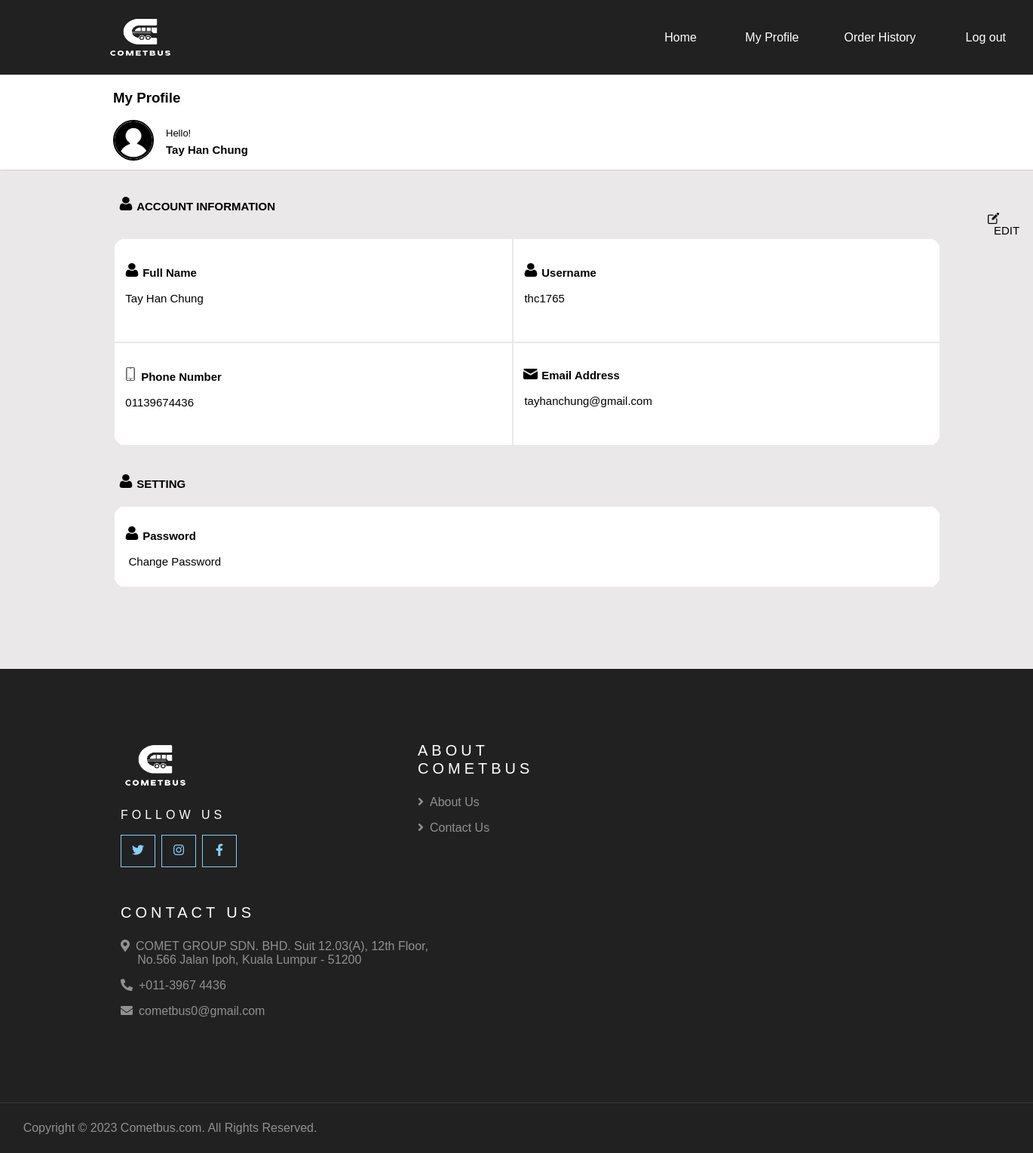
Screenshot of /userprofile.php (signed in) with the database file from the repository.
### tables this page shows
CREATE TABLE `user` (
  `user_id` int(11) NOT NULL,
  `user_fullname` varchar(100) NOT NULL,
  `user_contact_no` varchar(100) NOT NULL,
  `user_email_address` varchar(100) NOT NULL,
  `username` varchar(100) NOT NULL,
  `user_password` varchar(100) NOT NULL,
  `user_pic` varchar(100) NOT NULL
);

### userprofile.php (the view, shortened to what this page needs)
<?php
    include_once 'header.php';
    include_once 'includes/dbconnect.php';
?>
<!DOCTYPE html>
<html>
<head>
</head>
<body>
        <?php
            $sql="SELECT * FROM user WHERE user_id='".$_SESSION["userid"]."';";
            $result=mysqli_query($conn, $sql);
            $row=mysqli_fetch_assoc($result);
        ?>
            <div style="background-color:white; padding-top:1px; box-shadow: 1px 1px 1px lightgrey">
                <div style="margin-left:150px;">
                <h3>My Profile</h3>
                <?php
                if($_SESSION['glogin']==1){
                    echo '<img src="' . $row['user_pic'] . '" id="imgsize">';
                    echo '<div style="padding-top:8px; padding-left:70px;">';
                    echo '<span style="font-size:13px; ">Hello!<br>';
                    echo '<div style="font-size:15px; font-weight:bold; padding-top:5px;">';
                    echo $row['user_fullname'];
                    echo '</div></span></div>';
                }
                else
                {
                    echo '<img src="./userimage/' . $row['user_pic'] . '" id="imgsize">';
                    echo '<div style="padding-top:8px; padding-left:70px;">';
                    echo '<span style="font-size:13px; ">Hello!<br>';
                    echo '<div style="font-size:15px; font-weight:bold; padding-top:5px;">';
                    echo $row['user_fullname'];
                    echo '</div></span></div>';
                }
                ?>
                <br>
                </div>
            </div>
        <div style="margin-left:150px;">
        <br><br>
            <div id="userpro" style="display:block; font-size:15px;">
            <div style="font-weight:bold;"><img src="img/user.png" id="imguser">&nbsp;ACCOUNT INFORMATION <div style="padding-left:1160px;" id="editbtn"><img src="img/edit.png" style="width:15px; height:15px; float:left;"><input type="button" name="editbtn" value="EDIT" onclick="edit();" style="font-size:15px; display:block; padding-left:8px; border:0px; cursor:pointer; padding-right:8px; padding-top:0px; padding-bottom:1px; background-color:transparent;"></div> </div>
               <table class="userprofile">
                <tr>
                    <td><p style="padding-left:5px;"><img src="img/user.png" id="imguser"><span style="font-weight:bold;">Full Name</span><br><br><?php echo $row['user_fullname']; ?></P><br></td>
                    <td><p style="padding-left:5px;"><img src="img/user.png" id="imguser">&nbsp;<span style="font-weight:bold;">Username</span>&nbsp;&nbsp;&nbsp;&nbsp;&nbsp;&nbsp;&nbsp;<br><br>&nbsp;&nbsp;<?php echo $row['username']; ?></P><br></td>
                </tr>
                <tr>
                    <td><p style="padding-left:5px;"><img src="img/phone.png" id="imgph">&nbsp;<span style="font-weight:bold;">Phone Number</span>&nbsp;&nbsp;&nbsp;&nbsp;&nbsp;<br><br>&nbsp;&nbsp;<?php echo $row['user_contact_no']; ?></p><br></td>
                    <td><p style="padding-left:5px;"><img src="img/email.png" id="imgemail">&nbsp;<span style="font-weight:bold;">Email Address</span>&nbsp;&nbsp;&nbsp;&nbsp;&nbsp;<br><br>&nbsp;&nbsp;<?php echo $row['user_email_address']; ?></p><br></td>
                </tr>
                </table>
                <br>
            <h4><img src="img/user.png" id="imguser">&nbsp;SETTING</h4>
                <table class="userprofile" id="table2">
                <tr>
                <td><p style="padding-left:5px;"><img src="img/user.png" id="imguser">&nbsp;<span style="font-weight:bold;">Password</span><br><br>&nbsp;&nbsp;&nbsp;Change Password</p></td>
                </tr>
                </table>
                <br>
            </div>
                <br>
            </div>
                <br><br><br><br>
        <br><br><br><br><br>
</body>
</html>
<?php
    include 'footer.php';
?>

### header.php (shortened to what this page needs)
<!DOCTYPE html>
<html>
<head>
    <link rel="stylesheet" href="header.css">
    <link rel="stylesheet" href="css/sweetalert.css">
</head>
<body>
        <div class="nav_bar">
        <div style="margin-left:140px;" class="adjust_position"><a href="home.php"><img src="img/logo1.png" class="logo" style="width:90px !important; height:55px !important;"></a></div>
            <ul>
                <li><a href="home.php">Home</a></li>
                <?php
                    if(isset($_SESSION["usn"]))
                    {
                        echo "<li><a href='userprofile.php'>My Profile</a></li>";
                        echo "<li><a href='new_order_history.php'>Order History</a></li>";
                        echo "<li><form action='logout.php' method='post' id='logout-form'><input class='font' type='submit' name='logout' onclick='logoutalert(event)' value='Log out' style='background:transparent; border:none; color:white;'></form></li>";
                    }
                    else{
                        echo "<li><a href='login.signup.php'>Sign up/Log in</a></li>";
                    }
                ?>
            </ul>
        </div>
</body>
</html>

### footer.php (shortened to what this page needs)
<!DOCTYPE html>
<html>
<head>
<link href="https://cdnjs.cloudflare.com/ajax/libs/font-awesome/5.10.0/css/all.min.css" rel="stylesheet">
</head>
<body>
    <div class="Container black_background white_text padding_top padding_bottom padding_left padding_right">
        <div class="display_flex padding_top">
            <div class="group_container1 group_container2 group_container3">
            <a href="home.php"><img src="img/logo1.png" class="logo" style="width:90px; height:50px;"></a>
                <h6 class="uppercase margin_top margin_bottom line_height subtitle_font_size" style="color: white; font-weight:normal; letter-spacing: 5px;">Follow Us</h6>
                <div class="flex_button justify_button">
                    <a class="icon_button button_outline square_button margin_right" href="https://twitter.com/bus_comet09237"><i class="fab fa-twitter"></i></a>
                    <a class="icon_button button_outline square_button margin_right" href="https://www.instagram.com/cometbus0"><i class="fab fa-instagram"></i></a>
                    <a class="icon_button button_outline square_button" href="https://www.facebook.com/profile.php?id=100093159280113"><i class="fab fa-facebook-f"></i></a>
                </div>
            </div>
            <div class="group_container1 group_container2 group_container3">
                <h5 class="uppercase margin_bottom3 line_height title_font_weight title_font_size" style="color:white; letter-spacing: 5px;">About<br>CometBus</h5>
                <div class="column_flex flex_button justify_button">
                    <a class="link white_text margin_bottom2" href="about_us.php"><i class="fa fa-angle-right margin_right"></i>About Us</a>
                    <a class="link white_text margin_bottom2" href="contact_us.php"><i class="fa fa-angle-right margin_right"></i>Contact Us</a>
                </div>
            </div>
            <div class="group_container1 group_container2 group_container3">
                <h5 class="uppercase margin_bottom3 line_height title_font_weight title_font_size" style="color:white; letter-spacing: 5px;">Contact Us</h5>
                <p><i class="fa fa-map-marker-alt margin_right"></i>COMET GROUP SDN. BHD. Suit 12.03(A), 12th Floor,<br>&nbsp;&nbsp;&nbsp;&nbsp;&nbsp;No.566 Jalan Ipoh, Kuala Lumpur - 51200</p>
                <p><i class="fa fa-phone-alt margin_right"></i>+011-3967 4436</p>
                <p><i class="fa fa-envelope margin_right"></i>cometbus0@gmail.com</p>
            </div>
        </div>
    </div>
    <div class="Container black_background border_top padding_top2 padding_bottom2 padding_left2 padding_right2 padding_left padding_right" style="color:white; border-color: rgba(256, 256, 256, .1) !important;">
        <div class="row">
            <div class="copyright_container text_margin_left margin_bottom margin_bottom0 center_text">
                <p style="margin:0; margin-left: -280px; color:rgba(255, 255, 255, 0.5);">Copyright &copy; 2023 Cometbus.com. All Rights Reserved.</p>
            </div>
        </div>
    </div>
</body>
</html>

### header.css (style rules this page uses)
body { margin:0 !important; padding:0 !important; background-color: #F3F3F3; }
.nav_bar { position: sticky !important; top:0 !important; width:85% !important; margin: auto !important; padding:20px 0 !important; display: flex !important; align-items: center !important; justify-content: space-between !important; z-index:20 !important; background:#212121 !important; height:15%; width:100% !important; }
.logo { width:150px; cursor:pointer !important; height:60px !important; }
.nav_bar ul { padding-left:430px !important; }
.nav_bar ul li { list-style:none !important; display:inline-block !important; margin: 0 30px !important; position: relative !important; }
.nav_bar ul li a { text-decoration:none !important; color:white !important; font-size:16px !important; }
.nav_bar ul li::after { content: ''; height:3px; width: 0; background: lightskyblue; position:absolute; left:0; bottom:-9px ; transition:0.5s ; }

### header.php (style rules this page uses)
* { font-family:sans-serif; }
.font { font-size:16px !important; cursor:pointer; }

### userprofile.php (style rules this page uses)
body { background-color:rgb(234, 232, 232); }
#imgsize { text-align:center; position: relative; height:50px; width:50px; border-radius:50%; float:left; border:2px solid black; }
#imgph { height:18px; width:20px; padding-left:5px; }
#imguser { height:18px; width:20px; padding-left:7px; }
#imgemail { height:15px; width:20px; padding-left:7px; }
td,th { border:2px solid rgb(234, 232, 232); background-color:white; }
table { border-collapse:collapse; border-radius:20px; overflow:hidden; width:90%; height:277px; }
#table2 { border-collapse:collapse; border-radius:20px; overflow:hidden; width:90%; height:110px; }
::placeholder { color:transparent; }

### footer.php (style rules this page uses)
* { font-family:sans-serif; }
.group_container1 { margin-bottom: 3rem !important; margin-left:10rem !important; margin-right:5rem !important; }
.display_flex { display: flex; flex-wrap: wrap; margin-right: -15px; margin-left: -15px; }
.padding_top { padding-top: 3rem !important; }
.white_text { color: rgba(255, 255, 255, 0.5) !important; }
.line_height { line-height: 1.2; margin-top:0; }
.icon_button { display: inline-block; font-weight: 400; color: #656565; text-align: center; vertical-align: middle; user-select: none; background-color: transparent; border: 1px solid transparent; padding-top:0.55rem; padding-bottom:0.80rem; padding-left:0.75rem; padding-right:0.75rem; font-size: 1rem; line-height: 1.5; border-radius: 0; transition: color 0.15s ease-in-out, background-color 0.15s ease-in-out, border-color 0.15s ease-in-out, box-shadow 0.15s ease-in-out; }
.button_outline { color: lightskyblue; border-color: lightskyblue; }
.square_button { width: 20px; height: 20px; }
.margin_right { margin-right: 0.5rem; }
.flex_button { display: flex; }
.justify_button { justify-content: flex-start; }
.margin_top { margin-top:1.5rem; }
.margin_bottom { margin-bottom:1rem; }
.uppercase { text-transform:uppercase; }
.black_background { background-color:#212121; }
.Container { padding-right: 15px; padding-left: 15px; }
.padding_bottom { padding-bottom: 3rem; }
.margin_bottom2 { margin-bottom:0.5rem; }
.margin_bottom3 { margin-bottom:1.5rem; }
.column_flex { flex-direction: column; }
.title_font_size { font-size: 1.25rem; }
.title_font_weight { font-weight: 500; }
.subtitle_font_size { font-size: 1rem; }
.copyright_container { position: relative; width: 100%; padding-right: 15px; padding-left: 15px; flex: 0 0 50%; max-width: 50%; }
@media (min-width: 768px) { .text_margin_left { text-align: left; } }
.margin_bottom0 { margin-bottom:0; }
.border_top { border-top: 1px solid #dee2e6; }
.padding_top2 { padding-top: 1.5rem; }
.padding_bottom2 { padding-bottom: 1.5rem; }
.padding_left2 { padding-left: 1rem; }
.padding_right2 { padding-right: 1rem; }
.center_text { text-align:center; }
.link { text-decoration:none; color:rgba(255, 255, 255, 0.5); margin-bottom:1rem; }
body { margin:0; }

### rows the page displays
user: user_pic (placeholder picture), user_fullname "Tay Han Chung", username "thc1765", user_contact_no "01139674436", user_email_address "tayhanchung@gmail.com"
